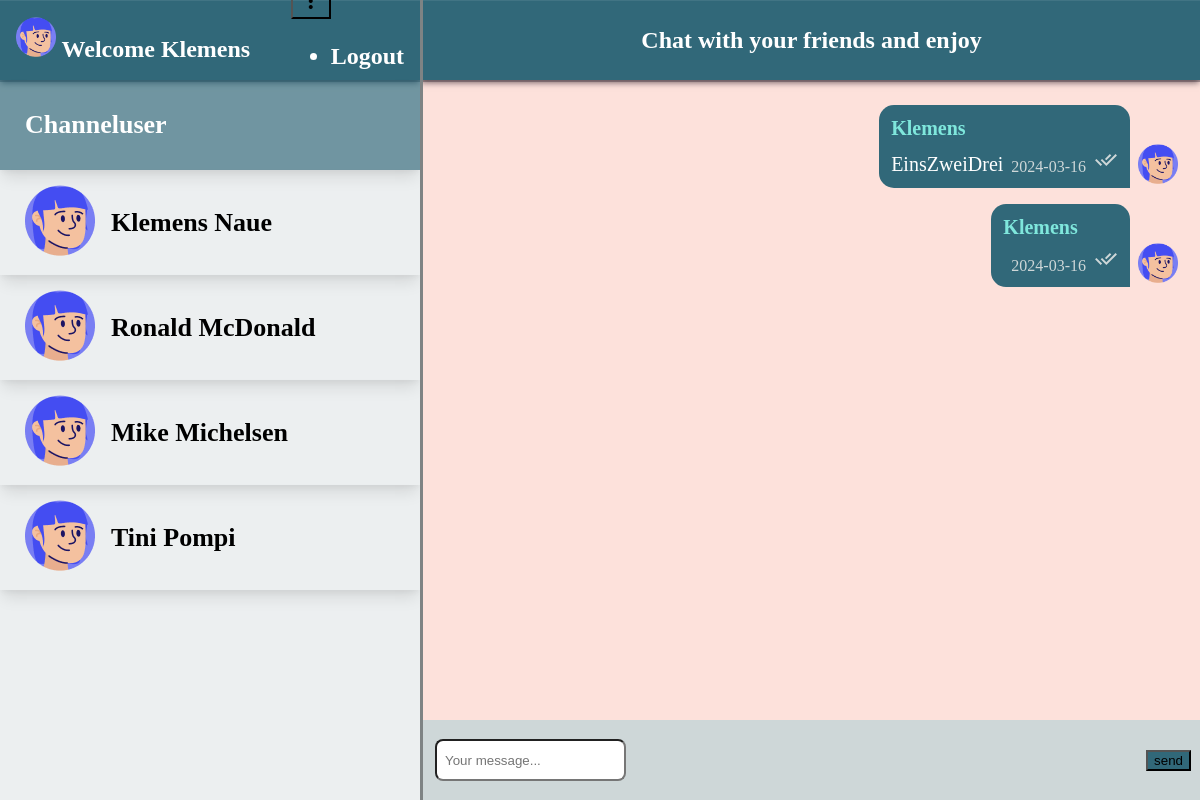
The app's page /chat/ (signed in), older data.
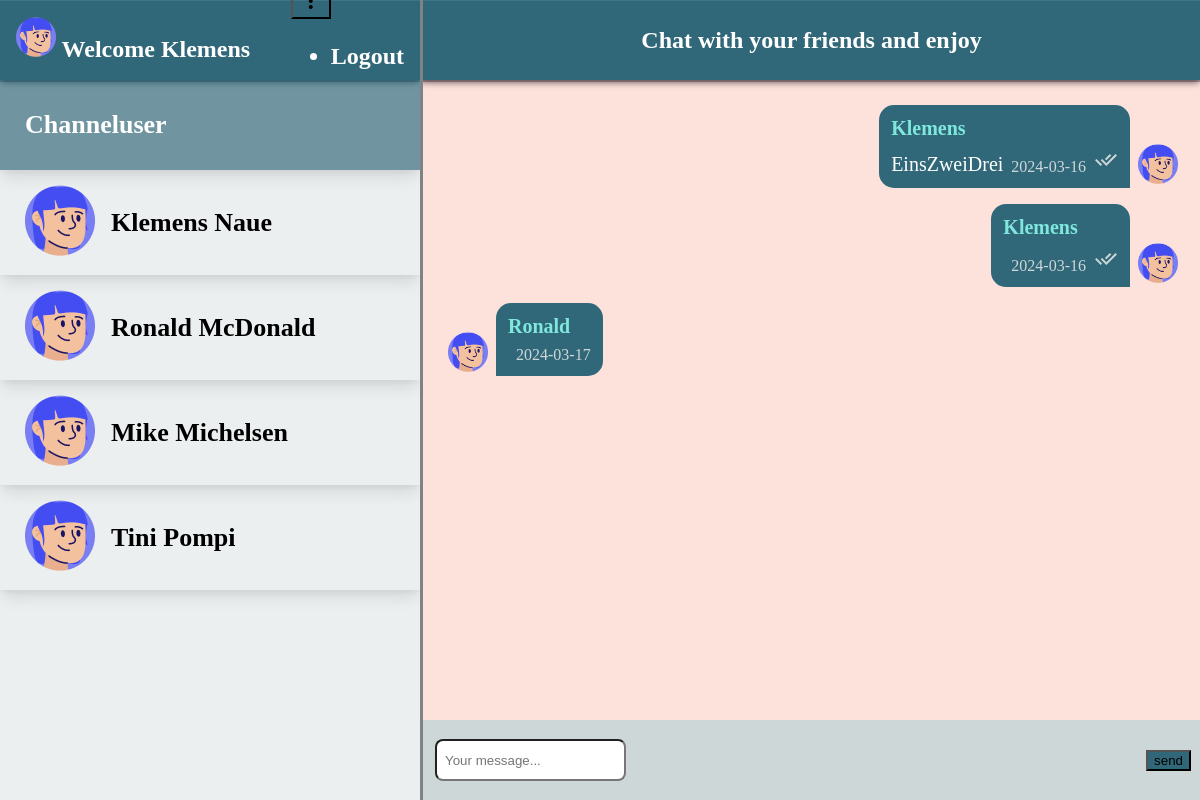
The same page, newer data.
### chat/models.py (models this page shows)
class Messages(models.Model):
    text = models.CharField(max_length=256)
    created_at = models.CharField(max_length=30, default ="")
    chat = models.ForeignKey(Chat, on_delete=models.CASCADE, related_name='chat_message_set', default=None, blank=True, null=True)
    author = models.ForeignKey(settings.AUTH_USER_MODEL, on_delete=models.CASCADE, related_name='author_message_set')
    receiver = models.ForeignKey(settings.AUTH_USER_MODEL, on_delete=models.CASCADE, related_name='receiver_message_set')

### chat/views.py (the view, shortened to what this page needs)
# urls.py: path('chat/', index),
@login_required(login_url="/login/")
def index(request):
    chatMessage = Messages.objects.filter(chat__id = 1)
    names = User.objects.all()
    print(names)
    return render(request, 'chat/index.html', {'messages' : chatMessage, 'userData': names })

### chat/templates/chat/index.html (shortened to what this page needs)
{% extends "base.html" %}
{% block content %}
<div id="mainContainer">
    <div id="mainContainerLeft">
        <div class="mainContainerLeftHeader">
            <div class="userInfo">
                <img class="headerimg" src="../static/img/avatarSofia.png" alt="">
                Welcome {{request.user.first_name}}
            </div>
            <div class="userMenu">
                <button id="demo-menu-lower-right" class="mdl-button mdl-js-button mdl-button--icon">
                    <i class="material-icons">more_vert</i>
                </button>
                <ul class="mdl-menu mdl-menu--bottom-right mdl-js-menu mdl-js-ripple-effect"
                    for="demo-menu-lower-right">
                    <li class="mdl-menu__item">
                        <form class="logoutForm" action="/logout/">
                            <button class="logoutBtn">Logout</button>
                        </form>
                    </li>
                </ul>
            </div>
        </div>
        <div class="userList userHeadline">Channeluser</div>
        {% for user in userData %}
        <div class="userList">
            <div mat-card-avatar class="example-header-image"><img src="../static/img/avatarSofia.png" alt=""></div>
            <mat-card-title class="userListUsername">{{user.first_name}} {{user.last_name}}</mat-card-title>
        </div>
        {% endfor %}
    </div>
    <div id="mainContainerRight">
        <div class="mainContainerRightHeader">Chat with your friends and enjoy</div>
        {% if request.user.is_authenticated %}
        <div id="messageContainer">
            {% for message in messages %}
            {% if request.user.id == message.author.id %}
            <div class="message row-reverse">
                <div class="messageContainerImg"><img src="../static/img/avatarSofia.png" alt=""></div>
                <div class="messageContainerMessage  bubble-reverse">
                    <div class="messageUsername">{{message.author.first_name}}</div>
                    <div class="messageMessageTime">
                        <div class="messageMessage">{{message.text}}</div>
                        <div class="messageTime">{{message.created_at}}
                            <div class="sendIcon"><img src="../static/img/doublecheck.svg" alt=""></div>
                        </div>
                    </div>
                </div>
            </div>
            {% else %}
            <div class="message">
                <div class="messageContainerImg"><img src="../static/img/avatarSofia.png" alt=""></div>
                <div class="messageContainerMessage">
                    <div class="messageUsername">{{message.author.first_name}}</div>
                    <div class="messageMessageTime">
                        <div class="messageTime">{{message.created_at}}</div>
                    </div>
                </div>
            </div>
            {% endif %}
            {% endfor %}
        </div>
        {% else %}
        <h1>Not logged in</h1>
        <h3>Please click <a href="/login">here</a> to login and continue</h3>
        {% endif %}
        <form onsubmit="sendMessage(); return false;" method="post" id="inputForm">
            <div class="mdl-textfield mdl-js-textfield mdl-textfield--floating-label">
                <input class="mdl-textfield__input" name="textmessage" placeholder="Your message..." type="text" id="messagetext">
            </div>
            <button class="mdl-button mdl-js-button mdl-button--raised mdl-js-ripple-effect mdl-button--accent">
                send
            </button>
        </form>
    </div>
</div>
{% endblock %}

### templates/base.html (shortened to what this page needs)
<!DOCTYPE html>
<html lang="en">
<head>
    <link rel="stylesheet" href="https://code.getmdl.io/1.3.0/material.indigo-pink.min.css">
    <link rel="stylesheet" href="../static/css/style.css">
</head>
<body>
    <div class="mdl-layout mdl-js-layout mdl-layout--fixed-header">
        <main class="mdl-layout__content">
            <div class="page-content">
                {% block content %}
                {% endblock %}
            </div>
        </main>
    </div>
</body>
</html>

### static/css/style.css (style rules this page uses)
body { background-color: #ced7d8; }
main { position: absolute !important; top: 100px; left: 10%; right: 10%; bottom: 50px; display: flex; z-index: 10000 !important; width: 80%; display: flex; border-radius: 30px; box-shadow: rgba(0, 0, 0, 0.35) 0px 5px 15px; }
.page-content { width: 100%; height: 100%; position: relative; }
#mainContainer { position: fixed; top: 0; bottom: 0; right: 0; left: 0; width: 100%; height: 100%; background-color: white; box-shadow: 2px 2px 2px 2px white; display: flex; }
#mainContainerLeft { width: 35%; height: 100%; background-color: white; display: flex; flex-direction: column; background-color: #ced7d863; }
.mainContainerLeftHeader { display: flex; gap: 12px; align-items: center; justify-content: space-between; background-color: #316879; color: white; font-weight: 600; padding: 0 16px; font-size: 24px; height: 80px; box-shadow: rgba(6, 24, 44, 0.4) 0px 0px 0px 2px, rgba(6, 24, 44, 0.65) 0px 4px 6px -1px, rgba(255, 255, 255, 0.08) 0px 1px 0px inset; }
.headerimg { width: 40px; height: 40px; }
.userMenu { position: relative; }
.mainContainerLeftHeader .mdl-button { background-color: unset !important; }
.logoutBtn { all: unset; font-weight: 600; }
.logoutForm { display: flex; justify-content: center; align-items: center; }
.userList { display: flex; justify-content: flex-start; align-items: center; gap: 16px; font-weight: 700; padding: 15px 25px; box-shadow: rgba(0, 0, 0, 0.1) 0px 10px 15px -3px, rgba(0, 0, 0, 0.05) 0px 4px 6px -2px; }
.userHeadline { font-size: 26px; padding: 30px 25px !important; background-color: #316879a8 !important; color: white; }
.userListUsername { font-size: 26px; color: black; }
#mainContainerRight { width: 65%; height: 100%; display: flex; flex-direction: column; justify-content: flex-start; background-color:white; overflow: auto; position: relative; overflow: hidden; }
.mainContainerRightHeader { display: flex; gap: 12px; align-items: center; justify-content: center; background-color: #316879; border-left: 3px inset #ced7d8; font-weight: 600; font-size: 24px; min-height: 80px; height: 80px; box-shadow: rgba(6, 24, 44, 0.4) 0px 0px 0px 2px, rgba(6, 24, 44, 0.65) 0px 4px 6px -1px, rgba(255, 255, 255, 0.08) 0px 1px 0px inset; color: white; }
#messageContainer { display: flex; flex-direction: column; justify-content: flex-start; align-items: flex-start; gap: 16px; padding: 25px; width: calc(100% - 50px); flex: 1; overflow: auto; background-color: #f47b603a; border-left: 3px inset #ced7d8; }
.message { width: 100%; display: flex; justify-content: flex-start; align-items: flex-end; gap: 8px; }
.row-reverse { flex-direction: row-reverse; }
.messageContainerImg img { width: 40px; height: 40px; }
.messageContainerMessage { background-color: #316879; border-radius: 15px 15px 15px 0; padding: 12px; display: flex; flex-direction: column; gap: 8px; }
.bubble-reverse { border-radius: 15px 15px 0 15px !important; }
.messageUsername { font-size: 20px; font-weight: 700; color: #7fe7dc; }
.messageMessageTime { display: flex; justify-content: flex-start; align-items: flex-end; gap: 8px; color: #ced7d8 }
.messageMessage { font-size: 20px; font-weight: 500; color: white; word-break: break-all; }
.messageTime { display: flex; align-items: end; gap: 8px; }
.sendIcon { fill:#ced7d8 }
#inputForm { border-left: 3px inset #ced7d8; width: 100%; display: flex; justify-content: center; align-items: center; gap: 16px; background-color: #ced7d8; height: 80px; }
#messagetext { height: 36px; background-color: white; border-radius: 8px; padding-left: 8px; }
.mdl-button { background-color: #316879 !important; margin-right: 12px; }
.mdl-textfield { flex: 1; margin-left: 12px; }

Row changes from the older to the newer data that the page shows:
added Messages: author.first_name "Ronald", created_at "2024-03-17"
